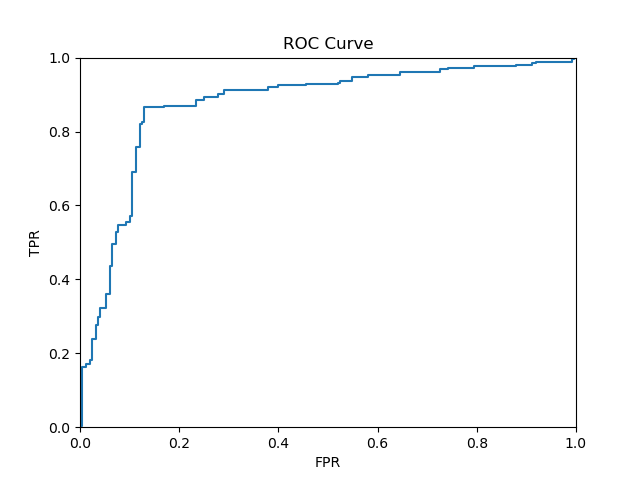

This chart was generated by the following Python code:
import numpy as np
import pandas as pd
import matplotlib.pyplot as plt

data = pd.read_csv("data.csv", index_col=0)
data = data.sort_values('output', ascending=False)
target = data['output'].unique()
n = len(target)
TPR = np.zeros(n)
FPR = np.zeros(n)
for i in range(n):
    data['prediction'] = data['output'] >= target[i]
    TP = np.sum((data['label'] == 1) & (data['prediction'] == 1))
    FP = np.sum((data['label'] == 0) & (data['prediction'] == 1))
    TN = np.sum((data['label'] == 0) & (data['prediction'] == 0))
    FN = np.sum((data['label'] == 1) & (data['prediction'] == 0))
    TPR[i] = TP / (TP + FN)
    FPR[i] = FP / (FP + TN)
plt.plot(FPR, TPR)
plt.axis([0, 1, 0, 1])
plt.xlabel('FPR')
plt.ylabel('TPR')
plt.title('ROC Curve')
plt.show()
AUC = np.sum((FPR[1:] - FPR[:-1]) * (TPR[:-1] + TPR[1:])) / 2
print("AUC: ", AUC)
